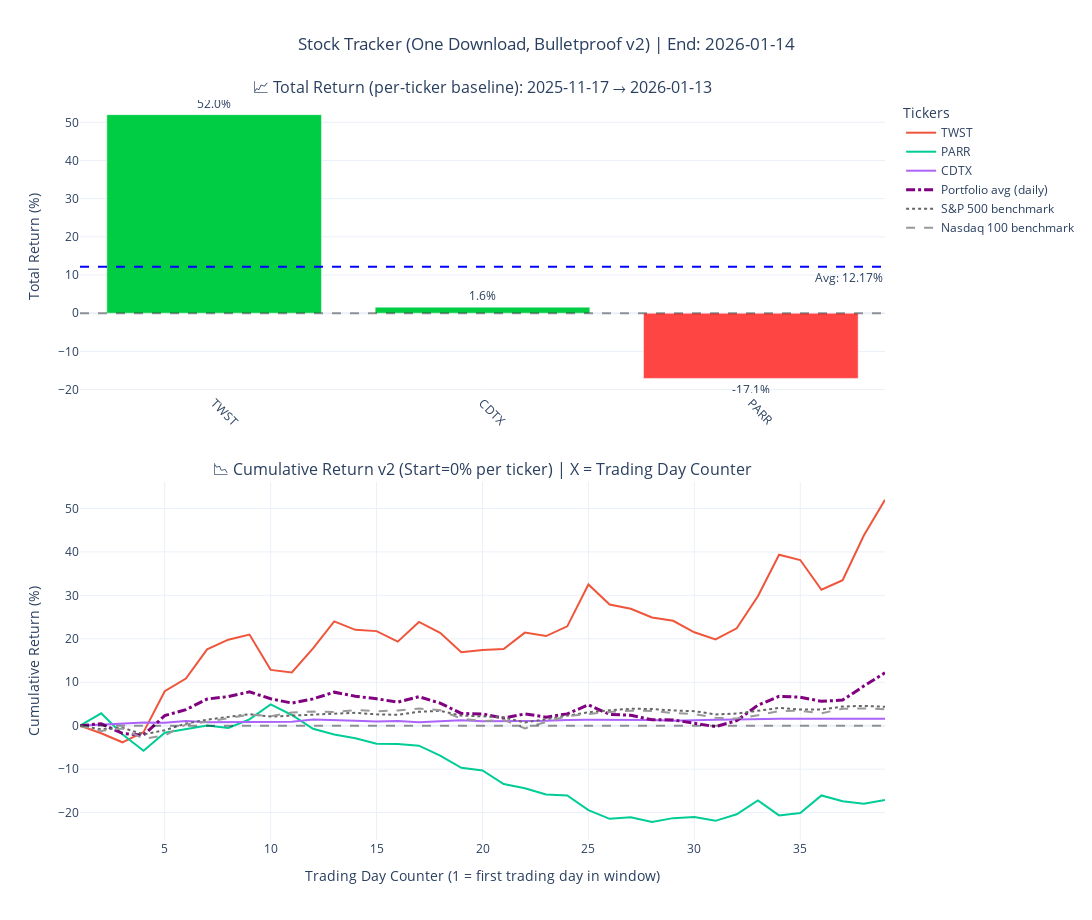

This figure's notebook cell:
### Markdown cell above
# Backtesting outputs

### Code cell
BASELINE_DATE = "2025-11-17"
print(format_pretty_tracker_block(BASELINE_DATE))
comp = load_components_for_date(BASELINE_DATE)
STOCK_TICKERS = _dedup_keep_order(comp["weekly"] + comp["pro30"] + comp["movers"])
result = run_trade_return(STOCK_TICKERS, BASELINE_DATE, future_date_str, group_sets=comp)

### Figure 1 — Plotly figure (JSON) as saved in the notebook; plotly's stock layout.template omitted (floating-point values rounded to 4 significant figures)
{"data": [{"customdata": [[26.46, 40.22, "2025-11-17"], [217.9, 221.4, "2025-11-17"], [44.99, 37.31, "2025-11-17"]], "hovertemplate": "<b>%{x}</b><br>Baseline: $%{customdata[0]:.2f}<br>Current: $%{customdata[1]:.2f}<br>Return: %{y:.2f}%<br>Baseline Date Used: %{customdata[2]}<extra></extra>", "marker": {"color": ["#00CC44", "#00CC44", "#FF4444"]}, "showlegend": false, "text": ["52.0%", "1.6%", "-17.1%"], "textposition": "outside", "type": "bar", "x": ["TWST", "CDTX", "PARR"], "xaxis": "x", "y": [52.0, 1.592, -17.07], "yaxis": "y"}, {"customdata": [["2025-11-17"], ["2025-11-18"], ["2025-11-19"], ["2025-11-20"], ["2025-11-21"], ["2025-11-24"], ["2025-11-25"], ["2025-11-26"], ["2025-11-28"], ["2025-12-01"], ["2025-12-02"], ["2025-12-03"], ["2025-12-04"], ["2025-12-05"], ["2025-12-08"], ["2025-12-09"], ["2025-12-10"], ["2025-12-11"], ["2025-12-12"], ["2025-12-15"], ["2025-12-16"], ["2025-12-17"], ["2025-12-18"], ["2025-12-19"], ["2025-12-22"], ["2025-12-23"], ["2025-12-24"], ["2025-12-26"], ["2025-12-29"], ["2025-12-30"], ["2025-12-31"], ["2026-01-02"], ["2026-01-05"], ["2026-01-06"], ["2026-01-07"], ["2026-01-08"], ["2026-01-09"], ["2026-01-12"], ["2026-01-13"]], "hovertemplate": "<b>TWST</b><br>Trading Day: %{x}<br>Date: %{customdata[0]}<br>Return: %{y:.2f}%<br>Baseline: 2025-11-17 @ 26.46<extra></extra>", "mode": "lines", "name": "TWST", "type": "scatter", "x": [1, 2, 3, 4, 5, 6, 7, 8, 9, 10, 11, 12, 13, 14, 15, 16, 17, 18, 19, 20, 21, 22, 23, 24, 25, 26, 27, 28, 29, 30, 31, 32, 33, 34, 35, 36, 37, 38, 39], "xaxis": "x2", "y": [0.0, -1.738, -3.817, -1.474, 7.937, 10.85, 17.57, 19.8, 20.98, 12.85, 12.24, 17.8, 24.0, 22.07, 21.77, 19.35, 23.89, 21.39, 16.89, 17.42, 17.65, 21.43, 20.63, 22.86, 32.5, 27.89, 26.91, 24.91, 24.15, 21.5, 19.88, 22.41, 29.78, 39.34, 38.13, 31.29, 33.48, 43.76, 52.0], "yaxis": "y2"}, {"customdata": [["2025-11-17"], ["2025-11-18"], ["2025-11-19"], ["2025-11-20"], ["2025-11-21"], ["2025-11-24"], ["2025-11-25"], ["2025-11-26"], ["2025-11-28"], ["2025-12-01"], ["2025-12-02"], ["2025-12-03"], ["2025-12-04"], ["2025-12-05"], ["2025-12-08"], ["2025-12-09"], ["2025-12-10"], ["2025-12-11"], ["2025-12-12"], ["2025-12-15"], ["2025-12-16"], ["2025-12-17"], ["2025-12-18"], ["2025-12-19"], ["2025-12-22"], ["2025-12-23"], ["2025-12-24"], ["2025-12-26"], ["2025-12-29"], ["2025-12-30"], ["2025-12-31"], ["2026-01-02"], ["2026-01-05"], ["2026-01-06"], ["2026-01-07"], ["2026-01-08"], ["2026-01-09"], ["2026-01-12"], ["2026-01-13"]], "hovertemplate": "<b>PARR</b><br>Trading Day: %{x}<br>Date: %{customdata[0]}<br>Return: %{y:.2f}%<br>Baseline: 2025-11-17 @ 44.99<extra></extra>", "mode": "lines", "name": "PARR", "type": "scatter", "x": [1, 2, 3, 4, 5, 6, 7, 8, 9, 10, 11, 12, 13, 14, 15, 16, 17, 18, 19, 20, 21, 22, 23, 24, 25, 26, 27, 28, 29, 30, 31, 32, 33, 34, 35, 36, 37, 38, 39], "xaxis": "x2", "y": [0.0, 2.845, -1.978, -5.779, -1.623, -0.8446, 0.02222, -0.5335, 1.467, 4.912, 2.467, -0.7113, -2.023, -2.867, -4.134, -4.223, -4.601, -6.868, -9.691, -10.31, -13.43, -14.38, -15.83, -16.05, -19.43, -21.43, -21.07, -22.18, -21.27, -21.03, -21.89, -20.38, -17.18, -20.65, -20.07, -16.05, -17.4, -17.98, -17.07], "yaxis": "y2"}, {"customdata": [["2025-11-17"], ["2025-11-18"], ["2025-11-19"], ["2025-11-20"], ["2025-11-21"], ["2025-11-24"], ["2025-11-25"], ["2025-11-26"], ["2025-11-28"], ["2025-12-01"], ["2025-12-02"], ["2025-12-03"], ["2025-12-04"], ["2025-12-05"], ["2025-12-08"], ["2025-12-09"], ["2025-12-10"], ["2025-12-11"], ["2025-12-12"], ["2025-12-15"], ["2025-12-16"], ["2025-12-17"], ["2025-12-18"], ["2025-12-19"], ["2025-12-22"], ["2025-12-23"], ["2025-12-24"], ["2025-12-26"], ["2025-12-29"], ["2025-12-30"], ["2025-12-31"], ["2026-01-02"], ["2026-01-05"], ["2026-01-06"], ["2026-01-07"], ["2026-01-08"], ["2026-01-09"], ["2026-01-12"], ["2026-01-13"]], "hovertemplate": "<b>CDTX</b><br>Trading Day: %{x}<br>Date: %{customdata[0]}<br>Return: %{y:.2f}%<br>Baseline: 2025-11-17 @ 217.91<extra></extra>", "mode": "lines", "name": "CDTX", "type": "scatter", "x": [1, 2, 3, 4, 5, 6, 7, 8, 9, 10, 11, 12, 13, 14, 15, 16, 17, 18, 19, 20, 21, 22, 23, 24, 25, 26, 27, 28, 29, 30, 31, 32, 33, 34, 35, 36, 37, 38, 39], "xaxis": "x2", "y": [0.0, 0.2295, 0.5094, 0.7526, 0.6608, 1.074, 0.7985, 0.8444, 0.904, 0.8352, 0.9086, 1.409, 1.189, 1.124, 0.9912, 1.092, 0.7756, 1.046, 1.257, 1.005, 0.9821, 1.101, 1.12, 1.326, 1.349, 1.354, 1.354, 1.326, 1.147, 1.326, 1.368, 1.432, 1.565, 1.592, 1.592, 1.592, 1.592, 1.592, 1.592], "yaxis": "y2"}, {"hovertemplate": "Trading Day: %{x}<br>Avg return: %{y:.2f}%<extra></extra>", "line": {"color": "purple", "dash": "dashdot", "width": 3}, "mode": "lines", "name": "Portfolio avg (daily)", "type": "scatter", "x": [1, 2, 3, 4, 5, 6, 7, 8, 9, 10, 11, 12, 13, 14, 15, 16, 17, 18, 19, 20, 21, 22, 23, 24, 25, 26, 27, 28, 29, 30, 31, 32, 33, 34, 35, 36, 37, 38, 39], "xaxis": "x2", "y": [0.0, 0.4454, -1.762, -2.167, 2.325, 3.692, 6.131, 6.705, 7.782, 6.199, 5.207, 6.166, 7.721, 6.776, 6.209, 5.406, 6.687, 5.19, 2.82, 2.705, 1.735, 2.716, 1.976, 2.714, 4.808, 2.606, 2.397, 1.35, 1.342, 0.6012, -0.2157, 1.154, 4.721, 6.762, 6.551, 5.612, 5.891, 9.125, 12.17], "yaxis": "y2"}, {"customdata": [["2025-11-17"], ["2025-11-18"], ["2025-11-19"], ["2025-11-20"], ["2025-11-21"], ["2025-11-24"], ["2025-11-25"], ["2025-11-26"], ["2025-11-28"], ["2025-12-01"], ["2025-12-02"], ["2025-12-03"], ["2025-12-04"], ["2025-12-05"], ["2025-12-08"], ["2025-12-09"], ["2025-12-10"], ["2025-12-11"], ["2025-12-12"], ["2025-12-15"], ["2025-12-16"], ["2025-12-17"], ["2025-12-18"], ["2025-12-19"], ["2025-12-22"], ["2025-12-23"], ["2025-12-24"], ["2025-12-26"], ["2025-12-29"], ["2025-12-30"], ["2025-12-31"], ["2026-01-02"], ["2026-01-05"], ["2026-01-06"], ["2026-01-07"], ["2026-01-08"], ["2026-01-09"], ["2026-01-12"], ["2026-01-13"]], "hovertemplate": "<b>S&P 500 benchmark</b><br>Trading Day: %{x}<br>Date: %{customdata[0]}<br>Return: %{y:.2f}%<extra></extra>", "line": {"color": "#666", "dash": "dot", "width": 2}, "mode": "lines", "name": "S&P 500 benchmark", "type": "scatter", "x": [1, 2, 3, 4, 5, 6, 7, 8, 9, 10, 11, 12, 13, 14, 15, 16, 17, 18, 19, 20, 21, 22, 23, 24, 25, 26, 27, 28, 29, 30, 31, 32, 33, 34, 35, 36, 37, 38, 39], "xaxis": "x2", "y": [0.0, -0.8256, -0.4534, -2.003, -1.04, 0.4902, 1.401, 2.101, 2.648, 2.101, 2.352, 2.657, 2.768, 2.967, 2.609, 2.519, 3.211, 3.426, 2.323, 2.16, 1.916, 0.7347, 1.534, 2.429, 3.089, 3.558, 3.891, 3.86, 3.497, 3.355, 2.594, 2.788, 3.442, 4.083, 3.725, 3.733, 4.404, 4.569, 4.366], "yaxis": "y2"}, {"customdata": [["2025-11-17"], ["2025-11-18"], ["2025-11-19"], ["2025-11-20"], ["2025-11-21"], ["2025-11-24"], ["2025-11-25"], ["2025-11-26"], ["2025-11-28"], ["2025-12-01"], ["2025-12-02"], ["2025-12-03"], ["2025-12-04"], ["2025-12-05"], ["2025-12-08"], ["2025-12-09"], ["2025-12-10"], ["2025-12-11"], ["2025-12-12"], ["2025-12-15"], ["2025-12-16"], ["2025-12-17"], ["2025-12-18"], ["2025-12-19"], ["2025-12-22"], ["2025-12-23"], ["2025-12-24"], ["2025-12-26"], ["2025-12-29"], ["2025-12-30"], ["2025-12-31"], ["2026-01-02"], ["2026-01-05"], ["2026-01-06"], ["2026-01-07"], ["2026-01-08"], ["2026-01-09"], ["2026-01-12"], ["2026-01-13"]], "hovertemplate": "<b>Nasdaq 100 benchmark</b><br>Trading Day: %{x}<br>Date: %{customdata[0]}<br>Return: %{y:.2f}%<extra></extra>", "line": {"color": "#999", "dash": "dash", "width": 2}, "mode": "lines", "name": "Nasdaq 100 benchmark", "type": "scatter", "x": [1, 2, 3, 4, 5, 6, 7, 8, 9, 10, 11, 12, 13, 14, 15, 16, 17, 18, 19, 20, 21, 22, 23, 24, 25, 26, 27, 28, 29, 30, 31, 32, 33, 34, 35, 36, 37, 38, 39], "xaxis": "x2", "y": [0.0, -1.197, -0.6427, -3.006, -2.259, 0.2981, 0.8808, 1.762, 2.56, 2.189, 3.048, 3.253, 3.152, 3.597, 3.339, 3.503, 3.938, 3.576, 1.6, 1.078, 1.343, -0.6142, 0.8849, 2.203, 2.668, 3.177, 3.453, 3.405, 2.926, 2.672, 1.814, 1.638, 2.425, 3.386, 3.443, 2.852, 3.897, 3.983, 3.799], "yaxis": "y2"}], "layout": {"annotations": [{"font": {"size": 16}, "showarrow": false, "text": "📈 Total Return (per-ticker baseline): 2025-11-17 → 2026-01-13", "x": 0.5, "xanchor": "center", "xref": "paper", "y": 1, "yanchor": "bottom", "yref": "paper"}, {"font": {"size": 16}, "showarrow": false, "text": "📉 Cumulative Return v2 (Start=0% per ticker) | X = Trading Day Counter", "x": 0.5, "xanchor": "center", "xref": "paper", "y": 0.484, "yanchor": "bottom", "yref": "paper"}, {"showarrow": false, "text": "Avg: 12.17%", "x": 1, "xanchor": "right", "xref": "x domain", "y": 12.17, "yanchor": "top", "yref": "y"}], "height": 920, "hovermode": "closest", "legend": {"title": {"text": "Tickers"}}, "shapes": [{"line": {"color": "black", "dash": "dash"}, "opacity": 0.4, "type": "line", "x0": 0, "x1": 1, "xref": "x domain", "y0": 0, "y1": 0, "yref": "y"}, {"line": {"color": "blue", "dash": "dash"}, "type": "line", "x0": 0, "x1": 1, "xref": "x domain", "y0": 12.17, "y1": 12.17, "yref": "y"}, {"line": {"color": "black", "dash": "dash"}, "opacity": 0.4, "type": "line", "x0": 0, "x1": 1, "xref": "x2 domain", "y0": 0, "y1": 0, "yref": "y2"}], "title": {"text": "Stock Tracker (One Download, Bulletproof v2) | End: 2026-01-14", "x": 0.5}, "width": 1120, "xaxis": {"anchor": "y", "domain": [0, 1], "tickangle": 45}, "xaxis2": {"anchor": "y2", "domain": [0, 1], "dtick": 5, "title": {"text": "Trading Day Counter (1 = first trading day in window)"}}, "yaxis": {"anchor": "x", "domain": [0.604, 1], "title": {"text": "Total Return (%)"}}, "yaxis2": {"anchor": "x2", "domain": [0, 0.484], "title": {"text": "Cumulative Return (%)"}}}}
